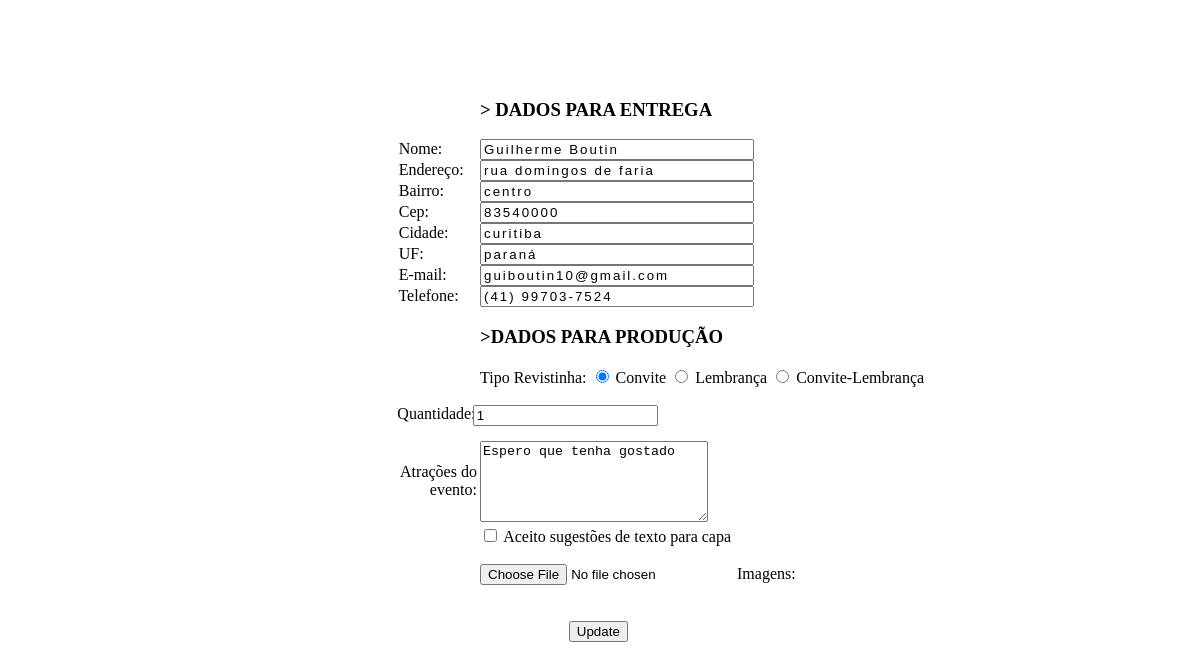
Page /edit.php?id=109 on the committed database.
### tables this page shows
CREATE TABLE `crud` (
  `id` int(11) NOT NULL,
  `nome` text DEFAULT NULL,
  `email` text DEFAULT NULL,
  `endereco` text DEFAULT NULL,
  `bairro` text DEFAULT NULL,
  `cep` text DEFAULT NULL,
  `cidade` text DEFAULT NULL,
  `uf` text DEFAULT NULL,
  `telefone` text DEFAULT NULL,
  `tipo` text DEFAULT NULL,
  `quantidade` text DEFAULT NULL,
  `textoarea` text DEFAULT NULL,
  `sugestao` text DEFAULT NULL,
  `imagens` varchar(50) NOT NULL
);

### edit.php (the view, shortened to what this page needs)
<?php
    if(!empty($_GET['id']))
    {
    include_once('conexao.php');
   $id = $_GET['id'];
   $sqlselect = "SELECT * FROM crud WHERE id=$id";
  $result = $conexao->query($sqlselect);
  if($result->num_rows > 0)
  {
    while($user_data = mysqli_fetch_assoc($result))
    {
       $nome = $user_data['nome'];
       $email = $user_data['email'];
       $endereco = $user_data['endereco'];
       $bairro = $user_data['bairro'];
       $cep = $user_data['cep'];
       $cidade = $user_data['cidade'];
       $uf = $user_data['uf'];
       $telefone = $user_data['telefone'];
       $tipo = $user_data['tipo'];
       $quantidade = $user_data['quantidade'];
       $textoarea = $user_data['textoarea'];
       $sugestao = $user_data['sugestao'];
    }
  }else{
    header('location: listagem.php');
  }
    }
?>
<!DOCTYPE html>
<html lang="en">
<head>
    <link href="estilo2.css" rel="stylesheet">
</head>
<body>
<div class="box">
<form action="saveEdit.php" method="POST" enctype="multipart/form-data">
    <h3>> DADOS PARA ENTREGA</h3>
    <div class="inputbox">
    <div>
        <input type="text" name="nome" id="nome" class="inputuser" value="<?php echo $nome ?>" required>
        <label for="nome" class="labelinput">Nome:</label>
    </div>
    <div>
        <input type="text" name="endereco" id="endereco" class="inputuser" value="<?php echo $endereco ?>">
        <label for="endereco" class="labelinput">Endereço:</label>
    </div>
    <div>
        <input type="text" name="bairro" id="bairro" class="inputuser" value="<?php echo $bairro ?>" >
        <label for="bairro" class="labelinput">Bairro:</label>
    </div>
    <div>
        <input type="text" name="cep" id="cep" class="inputuser" value="<?php echo $cep ?>" >
        <label for="cep" class="labelinput">Cep:</label>
    </div>
    <div>
        <input type="text" name="cidade" id="cidade" class="inputuser" value="<?php echo $cidade ?>">
        <label for="cidade" class="labelinput">Cidade:</label>
    </div>
    <div>
        <input type="text" name="uf" id="uf" class="inputuser" value="<?php echo $uf ?>">
        <label for="uf" class="labelinput">UF:</label>
    </div>
    <div>
        <input type="text" name="email" id="email" class="inputuser" value="<?php echo $email ?>" required>
        <label for="email" class="labelinput">E-mail:</label>
    </div>
    <div>
        <input type="tel" name="telefone" id="telefone" class="inputuser" maxlength="15" onkeyup="handlePhone(event)" value="<?php echo $telefone ?>" required>
        <label for="telefone" class="labelinput">Telefone:</label>
    </div>
    </div>
    <h3>>DADOS PARA PRODUÇÃO</h3>
    <label for="tiporevista">Tipo Revistinha:</label>
    <input type="radio" id="convite" name="tipo" value="convite" <?php echo ($tipo == 'convite') ? 'checked' : '' ?>>
    <label for="convite">Convite</label>
    <input type="radio" id="lembranca" name="tipo" value="lembranca" <?php echo ($tipo == 'lembranca') ? 'checked' : '' ?>>
    <label for="lembranca">Lembrança</label>
    <input type="radio" id="convitelembranca" name="tipo" value="convitelembranca" <?php echo ($tipo == 'convitelembranca') ? 'checked' : '' ?>>
    <label for="convitelembranca">Convite-Lembrança</label>
    <div><br>
    <label for="quantidade" id="fquantidade">Quantidade:</label>
    <input type="text" name="quantidade" id="quantidade" value="<?php echo $quantidade ?>">
    </div>
    <div>
        <br><br>
        <textarea rows="5" style="width: 50%;" id="textoarea" name="textoarea"><?php echo htmlspecialchars($textoarea); ?></textarea>
        <label for="atracaodoevento" class="fatracao">Atrações do<br>evento:</label>
    </div>
        <input type="checkbox" id="sugestao" name="sugestao" value="sugestao_sim" <?php echo ($sugestao == 'sugestao_sim') ? 'checked' : '' ?>>
        <label for="sugestao">Aceito sugestões de texto para capa</label>
    <div><br>
        <input type="file" id="imagens" name="imagens" value="imagens" accept="image/*" value="<?php echo $imagens ?>">
        <label for="imagens">Imagens:</label>
    </div><br><br>
    <input type="submit" id="update" name="update" value="Update" class="enviar">
</form>
</div>
</body>
</html>

### estilo2.css (style rules this page uses)
* { margin: 10; padding: 10; }
.box { position: absolute; top: 10%; left: 40%; }
.inputuser { width: 60%; letter-spacing: 2px; }
.labelinput { position: relative; top: 5%; left: -81%; pointer-events: none; }
.fatracao { position: absolute; margin-top: 5%; left: -18%; text-align: right; }
.enviar { position: absolute; left: 20%; }
#quantidade { position: absolute; right: 60%; }
#fquantidade { position: absolute; right: 101%; }

### rows in the picture
crud: nome "Guilherme Boutin", endereco "rua domingos de faria", bairro "centro", cep "83540000", cidade "curitiba", uf "paraná", email "guiboutin10@gmail.com", telefone "(41) 99703-7524", tipo "☑ Convite", tipo "☐ Lembrança", tipo "☐ Convite-Lembrança", quantidade "1", textoarea "Espero que tenha gostado"
